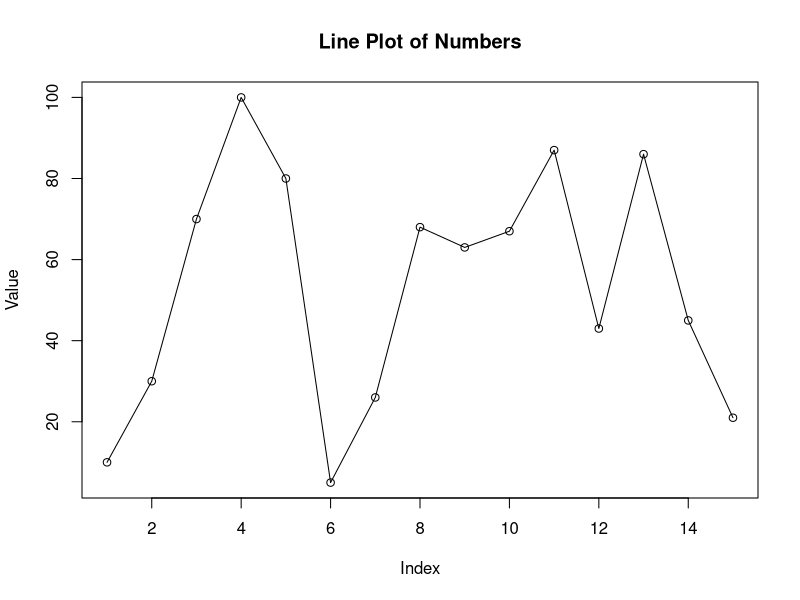
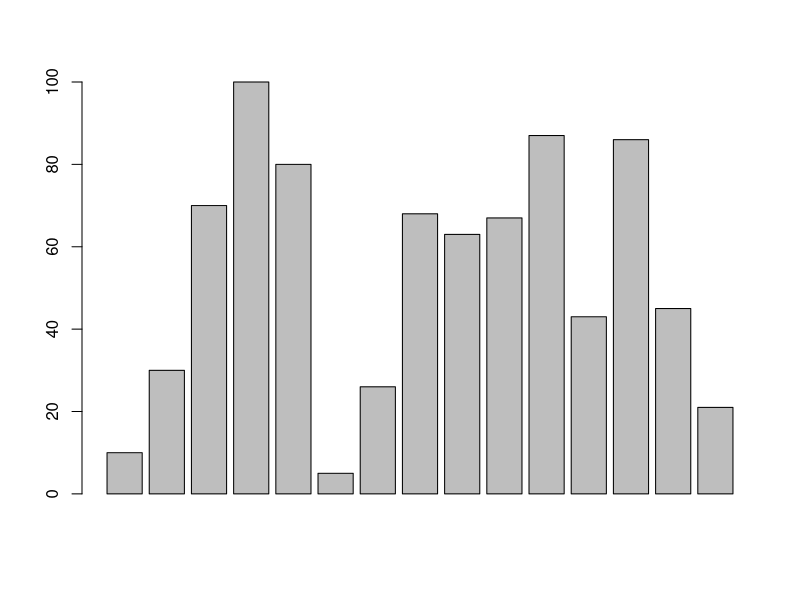
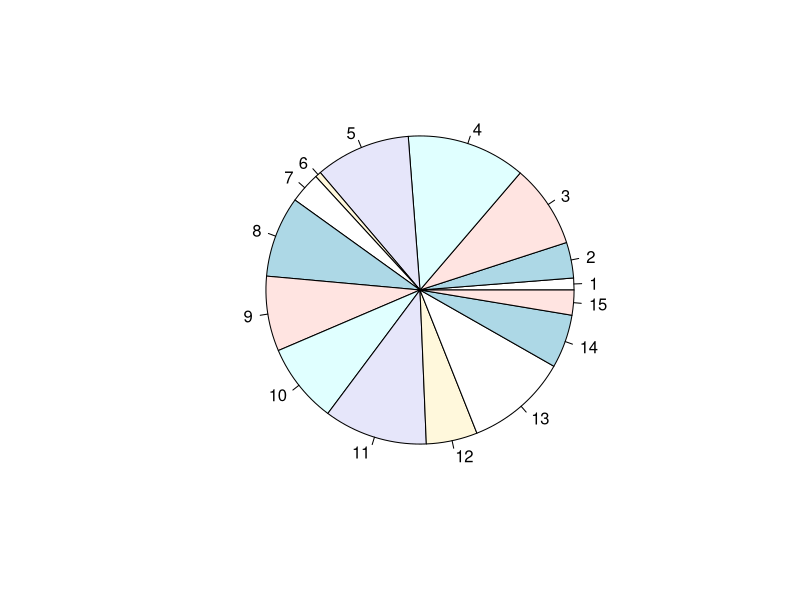

Here is the R script that generated these plots, in order:
data<-c(10,30,70,100,80,5,26,68,63,67,87,43,86,45,21)
print("Dataset:")
print(data)
mean_value <- mean(data)
print(paste("Mean:",mean_value))
median_value <- median(data)
print(paste("Median:",median_value))
mode_function <- function(x){
  uniq_values <- unique(x)
  uniq_values[which.max(tabulate(match(x,uniq_values)))]
}
mode_value <- mode_function(data)
print(paste("Mode:",mode_value))
max_value <- max(data)
print(paste("MAX:",max_value))
min_value <- min(data)
print(paste("MIN:",min_value))
var_value <- var(data)
print(paste("Variance:",var_value))
std_value <- sd(data)
print(paste("STDdev:",std_value))
# Simple line plot
plot(data, type="o", col="black",
     xlab="Index", ylab="Value",
     main="Line Plot of Numbers")
# Student names and scores
students <- data.frame(
  Name = c("Alice", "Bob", "Charlie", "David", "Eva"),
  Score = c(85, 92, 76, 88, 95)
)

print(students)
# Bar plot of student scores
barplot(data)
# Pie chart of student scores
pie(data)
